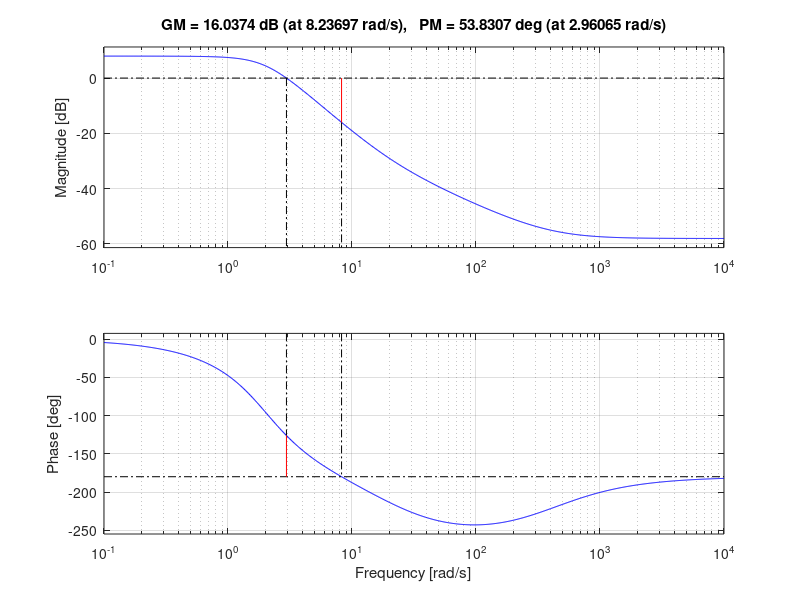
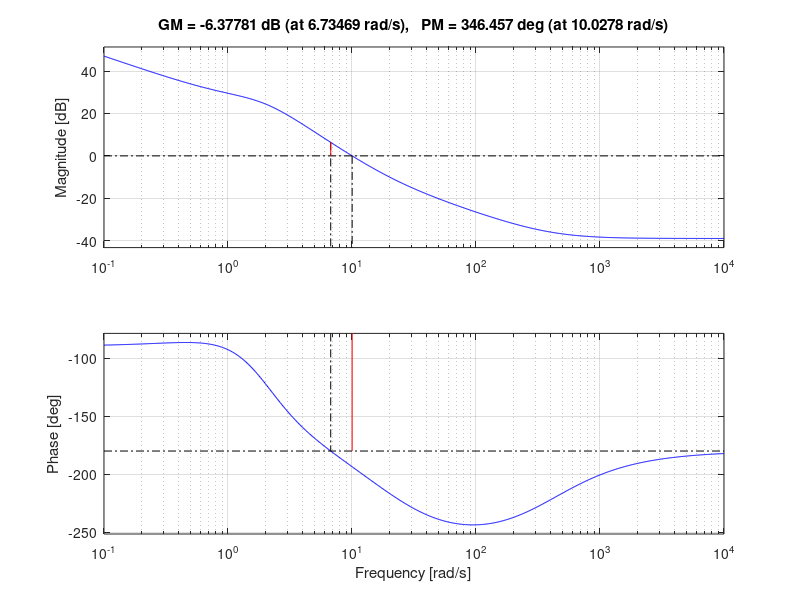
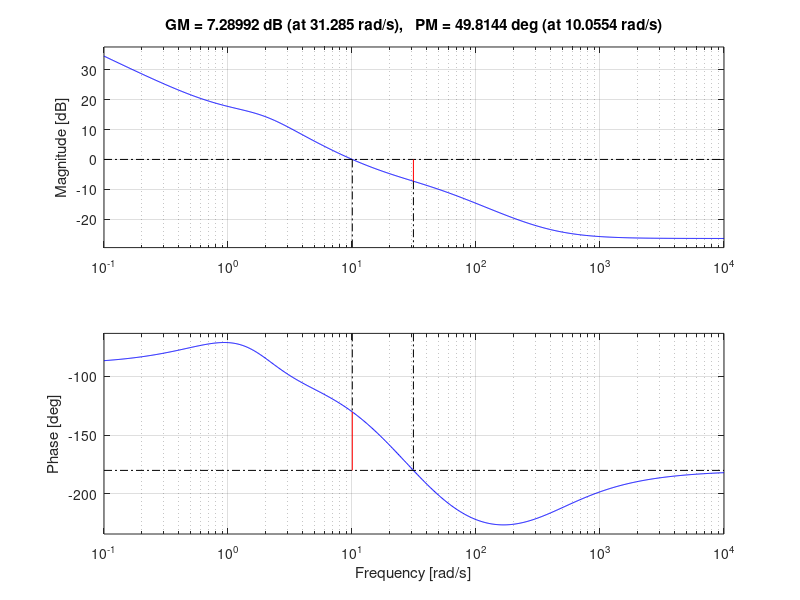
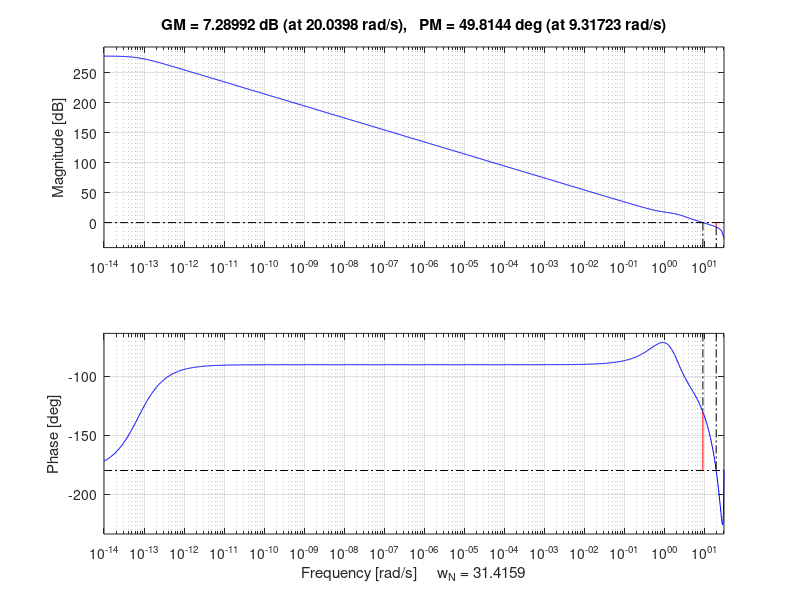

The MATLAB source for these figures, in order: (Note: this script raises an error after producing the figures.)
clear, close all, clc;

%% Exercise 1: Design a digital PID controller D(z) with a w_c of 10 rad/s, PM of 50 degrees and T = 0.1 second.
T = 0.1; % 0.1 second sample time
wc = 10; % 10 rad/s crossover frequency
PM = 50; % 50 degree phase margin

% The plant/system transfer function is G_P(s) = 10 / (s^2 + 3 * s + 4)
Gp = tf([10], [1 3 4]);

% Map from continuous time into discrete time
Gpz = c2d(Gp, T);

% Make a bilinear transformation by Tustin mapping back into continuous
Gpw = d2c(Gpz, 'tustin');
[gain, phase] = bode(Gpw, wc);
figure(1)
margin(Gpw)

% Design the PID controller in the continuous time
% The proportional part is solely a constant
kp = 1/gain;

% The integral part is then calculated
ki = 1; % I part's steady-state value, should not impact the system
wi = 1; % I part's natural frequency, should be around a decade lower than system's frequency due to phase impact
ti = 1/wi; % I part's time constant

% Bode plot of plant with PI controller to check phase
Dps = tf([ti 1], [ti 0]);
figure(2)
[gain, phase] = bode(Gpw*kp*Dps, wc);
margin(Gpw*kp*Dps)

% Calculating required phase boost
Fmax = PM - (180 + phase);

% The derivative part is then calculated
alpha = (1 - sind(Fmax))/(1 + sind(Fmax));
kd = sqrt(alpha);
td = 1/(sqrt(alpha)*wc);
Dds = tf(kd * [td 1], [alpha*td 1]);
figure(3)
margin(Gpw*kp*Dps*Dds)

% The resulting PID controller is then:
Dpids = kp * Dps * Dds

% This must be transferred to the z-domain by Tustin
Dpidz = c2d(Dpids, T, 'tustin')

% Check to confirm that the digital plant and controller have same
% transfer function as analog versions
figure(4)
margin(Dpidz*Gpz)

%% Exercise 2: Design a discrete PID controller in Simulink, first with T = 0.01 and then T = 0.1.
% The plant transfer function is G_p = 10 / (s^2 + 3 * s + 4)
% The characteristic equation will be alpha(s) = (s + 2)^3

Gpn = [10]; % A(s)
Gpd = [1 3 4]; % B(s)

Gp = tf(Gpn, Gpd);
T = 0.1; % Sampling time

% Expanding the characteristic equation:
syms s
alpha = expand((s+2)^3)

% Comparing the expanded equation with expected values of:
% (s^2 + 3s + 4) * s + (Kds^2 + Kps + Ki) * A(s) = s^3 + 3 * s^2 + 4 * s + 10 * Kd * s^2 + 10 * Kp * s + 10 * Ki
% = s^3 + (3 + 10 * Kd) * s^2 + (4 + 10 * Kp) * s + 10 * Ki
% Results in:
% 3 + 10 * Kd = 6
% 4 + 10 * Kp = 12
% 10 * Ki = 8

% The values are then calculated as
Kd = (6-3)/10
Kp = (12-4)/10
Ki = 8/10

%sim('Lecture4_DiscretePID')